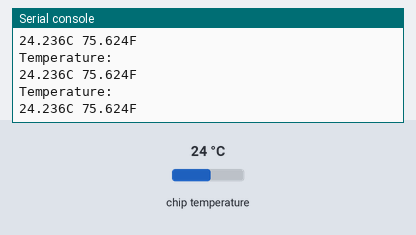
Simulated run of this program. Board: Raspberry Pi Pico running MicroPython. Shown: the last lines printed to the serial console. The inputs (shaded band) are chosen by the test bench; at power-on: chip temperature 24 °C.

Above: at 1.2 s.
1.3 s: chip temperature set to 1 °C
At 1.9 s:
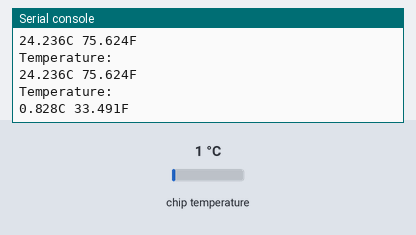
2.8 s: chip temperature set to 11 °C
At 3.4 s:
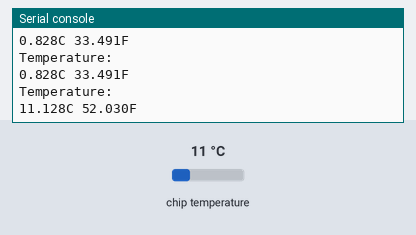
Timing chart, 0 to 5.8 s (numbered marks = the images above; inputs shaded):
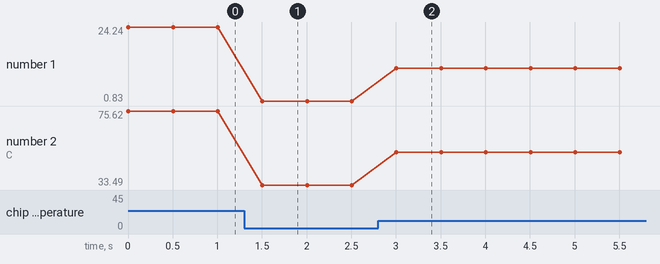

Measured:
- after the input at 1.3 s, the serial console: prints a new line after 0.20 s (image 1)
- after the input at 2.8 s, the serial console: prints a new line after 0.21 s (image 2)
- plotted number 1: 24.24 → 0.83 after the input at 1.3 s, 0.83 → 11.13 after the input at 2.8 s
- plotted number 2: 75.62 → 33.49 after the input at 1.3 s, 33.49 → 52.03 after the input at 2.8 s

The program:

RP2040-Temp-I2C-Display.py
```python
# A simple Read and Display the temperature from the Pi Pico R2040
# to an I2C Matrix Orbital display
#
# By Matrix Orbital
#
# WEB
# https:#www.matrixorbital.com
# SUPPORT
# https:#www.lcdforums.com/forums/viewforum.php?f=1
#
# -------------------------------------------------------------
# Connect a Pi Pico RP2040 to a Matrix Orbital I2C Display:
# RP2020 --> Display
# 1. Connect PIN 40 VBUS to PIN 1 VIN
# 2. Connect PIN 2 I2C0 SCL to PIN 2 SCL
# 3. Connect PIN 1 I2C0 SDA to PIN 3 SDA
# 4. Connect PIN 38 GND to PIN 4 GND
#
# On power up, you should see "Matrix Orbital" on the display
#--------------------------------------------------------------
#
# RP2040 configuration
from machine import ADC # ADC class provides an interface to analog-to-digital convertors
from machine import I2C # I2C class provides a two-wire serial protocol
import time #functions for handling time-related tasks

sdaPIN=machine.Pin(0) # Set Pin 0 to SDA
sclPIN=machine.Pin(1) # Set pin 1 to SCL
i2c=machine.I2C(0,sda=sdaPIN, scl=sclPIN, freq=400000)
i2c_address = 0

# Scan the I2C bus to look for the display
print('Scanning i2c bus')
devices = i2c.scan()
if len(devices) == 0:
 print("No i2c device found !") # Display not found, check your connection and I2C pull-ups
else:
 print('i2c devices found:',len(devices))
 for device in devices:
     print("Decimal address: ",device," | Hexa address: ",hex(device))
     if device == 0x28: # Default address is 0x28 for Matrix Orbital I2C displays
         print("Matrix Orbital I2C Display detected")
         i2c_address = device
         i2c.writeto(i2c_address,bytearray(b'\xfe\x58')) # Clear Screen

adc = machine.ADC(4)

# Main loop, read, convert, display temperature
while True:
    ADC_voltage = adc.read_u16() * (3.3 / (65535))
    temperature_celcius = 27 - (ADC_voltage - 0.706)/0.001721
    temp_fahrenheit=32+(1.8*temperature_celcius)
    message = "Temperature:\n{:.3f}C {:.3f}F".format(temperature_celcius,temp_fahrenheit)
    print(message) # Print data on the display
    if i2c_address != 0:
        i2c.writeto(i2c_address,bytearray(b'\xfe\x48')) # Return the cursor home
        i2c.writeto(i2c_address,message)
    time.sleep_ms(500) # Delays 500ms
```
